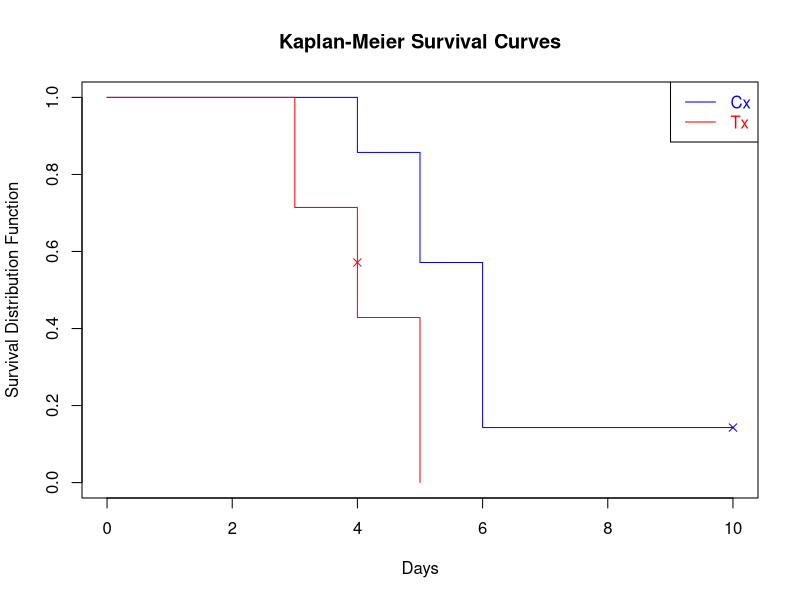

The R source for this figure:
group<-c("Tx","Tx","Tx","Tx","Tx","Tx","Tx","Cx",
"Cx","Cx","Cx","Cx","Cx","Cx")
days<-c(3, 3, 4, 4, 4, 5, 5, 4, 5, 5, 6, 6, 6, 10)
censored<-c(0, 0, 0, 0, 1, 0, 0, 0, 0, 0, 0, 0, 0, 1)

library(survival)
#survdiff() performs the log-rank test
survdiff(Surv(days, censored==0) ~ group)

#computing the KM estimates
days.surv<-survfit(Surv(days, censored==0) ~ group, 
se.fit=FALSE)

#plotting the KM survival curves
plot(days.surv, mark.time=TRUE, pch=4, col=c("blue","red"), 
main="Kaplan-Meier Survival Curves", xlab="Days", 
ylab="Survival Distribution Function")
legend("topright", lty=1, col=c("blue","red"), legend=c("Cx","Tx"), 
text.col=c("blue","red"))
